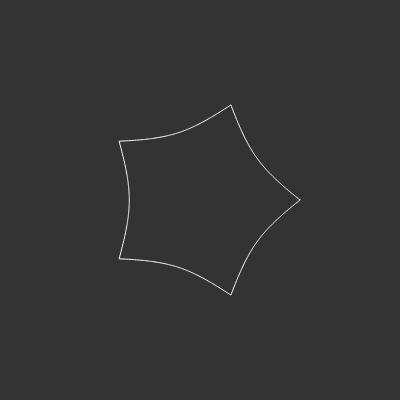
Frame 1 (no input)
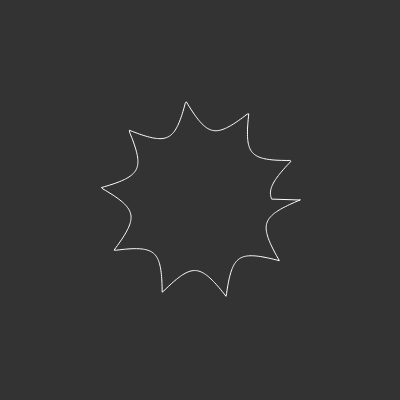
Frame 60 (no input)
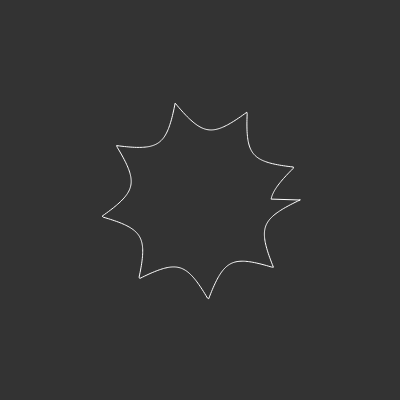
Frame 120 (the mouse pressed at the canvas centre since frame 60)

The p5.js sketch that drew these frames (run headless with seeded random() and noise() and a simulated clock; from frame 60 on, the mouse is pressed at the canvas centre):

// p5.js sketch
// ── sketch.js
/**
 * sketch.js
 *
 * p5.js 레퍼런스: http://p5js.org/reference
 * 웹기술 레퍼런스: http://developer.mozilla.org
 *
 * @author : https://github.com/Mosframe
 */


// -----------------------------------------------------------------
// 전역 변수들
// -----------------------------------------------------------------
var thisCanvas;
var widthSlider;
var heightSlider;
var changing = true;

// ...

var modeSelect;
var radiusSlider;
var aSlider;
var bSlider;
var n1Slider;
var n2Slider;
var n3Slider;
var mSlider;
var edgeCountSlider;
var aniCheckbox;

var changing = true;


var mode = 'Supershapes';

var radius      = 100;
var edgeCount   = 500;

var n1 = 1;
var n2 = 1;
var n3 = 1;
var m = 1;
var a = 1;
var b = 1;

var ani = false;
var osc = 0;


// ...


// -----------------------------------------------------------------
// p5.js 함수들
// -----------------------------------------------------------------

function preload () {

    createElement('h1','Supershapes : 슈퍼쉐이프');
    createA('http://paulbourke.net/geometry/supershape/','Supershapes (Superformula)');
    createDiv('');
    createDiv('기본 프레임워크 구현');

    createSpan('width:');
    widthSlider = createSlider( 100, 1000, 400, 10 ).changed( ()=>{
        reset();
    });
    createSpan('height:');
    heightSlider = createSlider( 100, 1000, 400, 10 ).changed( ()=>{
        reset();
    });
    createDiv('');

    // ...

    createSpan('mode:');
    modeSelect = createSelect('Supershapes').changed( ()=>{
        mode = modeSelect.value();
    });
    modeSelect.option('circle');
    modeSelect.option('Superellipse');
    modeSelect.option('Supershapes');
    modeSelect.value(mode);
    createDiv('');

    createSpan('radius:');
    radiusSlider = createSlider( 0, 1000, 100, 0.1 ).touchMoved( ()=>{
        radius = radiusSlider.value();
    });
    createSpan('edgeCount:');
    edgeCountSlider = createSlider( 0, 1000, 500, 1 ).touchMoved( ()=>{
        edgeCount = edgeCountSlider.value();
    });
    createDiv('');
    createSpan('a:');
    aSlider = createSlider( 0, 100, 1, 0.01 ).touchMoved( ()=>{
        a = aSlider.value();
    });
    createSpan('b:');
    bSlider = createSlider( 0, 100, 1, 0.01 ).touchMoved( ()=>{
        b = bSlider.value();
    });
    createDiv('');
    createSpan('n1:');
    n1Slider = createSlider( 0, 100, 1, 0.01 ).touchMoved( ()=>{
        n1 = n1Slider.value();
    });
    createSpan('n2:');
    n2Slider = createSlider( 0, 100, 1, 0.01 ).touchMoved( ()=>{
        n2 = n2Slider.value();
    });
    createSpan('n3:');
    n3Slider = createSlider( 0, 100, 1, 0.01 ).touchMoved( ()=>{
        n3 = n3Slider.value();
    });
    createDiv('');
    createSpan('m:');
    mSlider = createSlider( 0, 100, 5, 0.01 ).touchMoved( ()=>{
        m = mSlider.value();
    });
    createDiv('');
    createButton('1,1,1,6').mousePressed( ()=>{

        n1 = 1;
        n2 = 1;
        n3 = 1;
        m  = 6;

        n1Slider.value(n1);
        n2Slider.value(n2);
        n3Slider.value(n3);
        mSlider.value(m);
    });
    createButton('0.3,0.3,0.3,6').mousePressed( ()=>{

        n1 = 0.3;
        n2 = 0.3;
        n3 = 0.3;
        m  = 6;

        n1Slider.value(n1);
        n2Slider.value(n2);
        n3Slider.value(n3);
        mSlider.value(m);
    });
    createButton('40,10,10,6').mousePressed( ()=>{

        n1 = 40;
        n2 = 10;
        n3 = 10;
        m  = 6;

        n1Slider.value(n1);
        n2Slider.value(n2);
        n3Slider.value(n3);
        mSlider.value(m);
    });
    createButton('60,55,30,6').mousePressed( ()=>{

        n1 = 60;
        n2 = 55;
        n3 = 30;
        m  = 6;

        n1Slider.value(n1);
        n2Slider.value(n2);
        n3Slider.value(n3);
        mSlider.value(m);
    });
    createButton('60,55,30,13/6').mousePressed( ()=>{

        n1 = 60;
        n2 = 55;
        n3 = 30;
        m  = 13/6;

        n1Slider.value(n1);
        n2Slider.value(n2);
        n3Slider.value(n3);
        mSlider.value(m);
    });
    createButton('5,1.7,1.7,5').mousePressed( ()=>{

        n1 = 5;
        n2 = 1.7;
        n3 = 1.7;
        m  = 5;

        n1Slider.value(n1);
        n2Slider.value(n2);
        n3Slider.value(n3);
        mSlider.value(m);
    });
    aniCheckbox = createCheckbox( 'ani', true ).changed( ()=>{
        ani = aniCheckbox.checked();
    });

    // ...

    createDiv('');
}

function setup () {

    reset();
}

function draw () {

    if( changing ) return;

    // ...

    background(51);

    stroke(255);
    noFill();

    if( ani ) {
        m = map(sin(osc), -1, 1, 0, 10);
        osc += 0.02;
        mSlider.value(m);
    }

    translate( width/2, height/2 );

    var increment = TWO_PI / edgeCount;

    beginShape();
    switch(mode) {
    case 'circle':
        var aa = a * radius;
        var bb = b * radius;
        for( var angle=0; angle<TWO_PI; angle += increment ) {
            var x = aa * cos(angle);
            var y = bb * sin(angle);
            vertex(x,y);
        }
        break;
    case 'Superellipse':
        var aa = a * radius;
        var bb = b * radius;
        for( var angle=0; angle<TWO_PI; angle += increment ) {
            var na = 2/n1;
            var x = pow( abs(cos(angle)), na ) * aa * sgn(cos(angle));
            var y = pow( abs(sin(angle)), na ) * bb * sgn(sin(angle));
            vertex(x,y);
        }
        break;
    case 'Supershapes':
        for( var angle=0; angle<TWO_PI; angle += increment ) {
            var r = supershape( angle );
            var x = radius * r * cos(angle);
            var y = radius * r * sin(angle);
            vertex(x,y);
        }
        break;
    }
    endShape(CLOSE);

    // ...
}


// -----------------------------------------------------------------
// 사용자 정의 함수들
// -----------------------------------------------------------------


function reset () {

    changing = true;

    // 캔버스 설정

    var width   = widthSlider.value();
    var height  = heightSlider.value();

    if( !thisCanvas ) {
        thisCanvas = createCanvas(width,height);
    } else {
        resizeCanvas(width,height);
    }

    //frameRate(5);
    pixelDensity(1);

    // ...

    mode        = modeSelect.value();
    radius      = radiusSlider.value();
    edgeCount   = edgeCountSlider.value();
    a           = aSlider.value();
    b           = bSlider.value();
    n1          = n1Slider.value();
    n2          = n2Slider.value();
    n3          = n3Slider.value();
    m           = mSlider.value();
    ani         = aniCheckbox.checked();

    // ...

    changing = false;
}

// 값의 사인값 얻기

function sgn ( val ) {

    if( val > 0 ) {
        return 1;
    }
    else
    if( val < 0 ) {
        return -1;
    }
    return 0;
}

function supershape ( theta ) {

    var r = 1;

    var part1 = (1/a) * cos(theta * m / 4);
    part1 = abs(part1);
    part1 = pow(part1, n2);

    var part2 = (1/b) * sin(theta * m / 4);
    part2 = abs(part2);
    part2 = pow(part2, n3);

    var part3 = n1 * pow( part1+part2, 1/n1 );

    if( part3 === 0 ) {
        return 0;
    }

    return 1 / part3;
}
